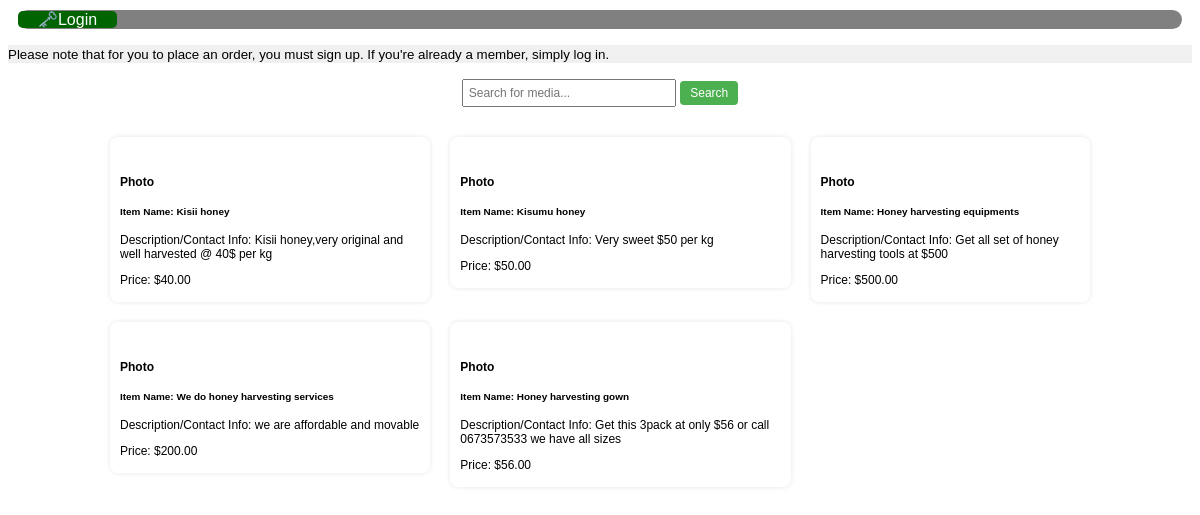
The app's page /available.php with its own data.
### tables this page shows
CREATE TABLE `media` (
  `media_id` int(11) NOT NULL,
  `user_id` int(11) DEFAULT NULL,
  `item_name` varchar(255) DEFAULT NULL,
  `media_type` enum('instrumental','photo','video') NOT NULL,
  `file_path` varchar(255) NOT NULL,
  `contact_info` text DEFAULT NULL,
  `created_at` timestamp NOT NULL DEFAULT current_timestamp(),
  `file_extension` varchar(255) NOT NULL,
  `price` decimal(10,2) NOT NULL DEFAULT 0.00
);

### available.php (the view, shortened to what this page needs)
<?php
$conn = new mysqli("localhost", "root", "", "beesbiz");
$search_query = "";
if (isset($_GET['search'])) {
    $search_query = $conn->real_escape_string($_GET['search']);
    $result = $conn->query("SELECT * FROM media WHERE media_type LIKE '%$search_query%' OR item_name LIKE '%$search_query%' OR price LIKE '%$search_query%'");
} else {
    $result = $conn->query("SELECT * FROM media");
}
?>
<!DOCTYPE html>
<html lang="en">
<head>
</head>
<body>
<div class="bt">
     <a href="login.php">🗝️Login</a>
</div>
<p style="background-color: #f0f0f0;"><small>Please note that for you to place an order, you must sign up. If you're already a member, simply log in.</small></p>
<div class="search-form">
    <form method="GET" action="available.php">
        <input type="text" name="search" placeholder="Search for media..." value="<?php echo htmlspecialchars($search_query); ?>">
        <input type="submit" value="Search">
    </form>
</div>
<div class="container">
    <?php if ($result->num_rows > 0): ?>
        <table>
            <tr>
                <?php
                $counter = 0;
                while ($row = $result->fetch_assoc()):
                    if ($counter % 3 == 0 && $counter != 0) {
                        echo '</tr><tr>';
                    }
                    $counter++;
                ?>
                <td>
                    <div class="item">
                        <h6><?php echo ucfirst($row['media_type']); ?></h6>
                        <h5>Item Name: <?php echo htmlspecialchars($row['item_name']); ?></h5>
                        <p>Description/Contact Info: <?php echo htmlspecialchars($row['contact_info']); ?></p>
                        <p>Price: $<?php echo htmlspecialchars($row['price']); ?></p>
                    </div>
                </td>
                <?php endwhile; ?>
            </tr>
        </table>
    <?php else: ?>
        <p>No media items found.</p>
    <?php endif; ?>
</div>
</body>
</html>

### available.php (style rules this page uses)
body { font-family: Verdana, sans-serif; }
.container { max-width: 1000px; margin: 0 auto; }
table { width: 100%; border-collapse: collapse; }
td { padding: 10px; vertical-align: top; }
.item { background-color: #fff; border-radius: 8px; box-shadow: 0 0 5px rgba(0, 0, 0, 0.1); padding: 10px; text-align: left; font-size: 12px; }
.item h6, .item p { font-size: 12px; margin-bottom: 5px; }
.search-form { margin-bottom: 20px; text-align: center; }
.search-form input[type="text"] { padding: 5px; font-size: 12px; width: 200px; }
.search-form input[type="submit"] { padding: 5px 10px; font-size: 12px; background-color: #4caf50; color: white; border: none; border-radius: 4px; cursor: pointer; }
.bt { background-color: grey; color: white; margin:10px; border-radius: 10px; }
a { text-decoration: none; color: white; background-color:darkgreen; padding-right:20px; padding-left:20px; border-radius:5px; }

### records on screen
media: media_type "Photo", item_name "Kisii honey", contact_info "Kisii honey,very original and well harvested @ 40$ per kg", price "40.00"
media: media_type "Photo", item_name "Kisumu honey", contact_info "Very sweet $50 per kg", price "50.00"
media: media_type "Photo", item_name "Honey harvesting equipments", contact_info "Get all set of honey harvesting tools at $500", price "500.00"
media: media_type "Photo", item_name "We do honey harvesting services", contact_info "we are affordable and movable", price "200.00"
media: media_type "Photo", item_name "Honey harvesting gown", contact_info "Get this 3pack at only $56 or call 0673573533 we have all sizes", price "56.00"
